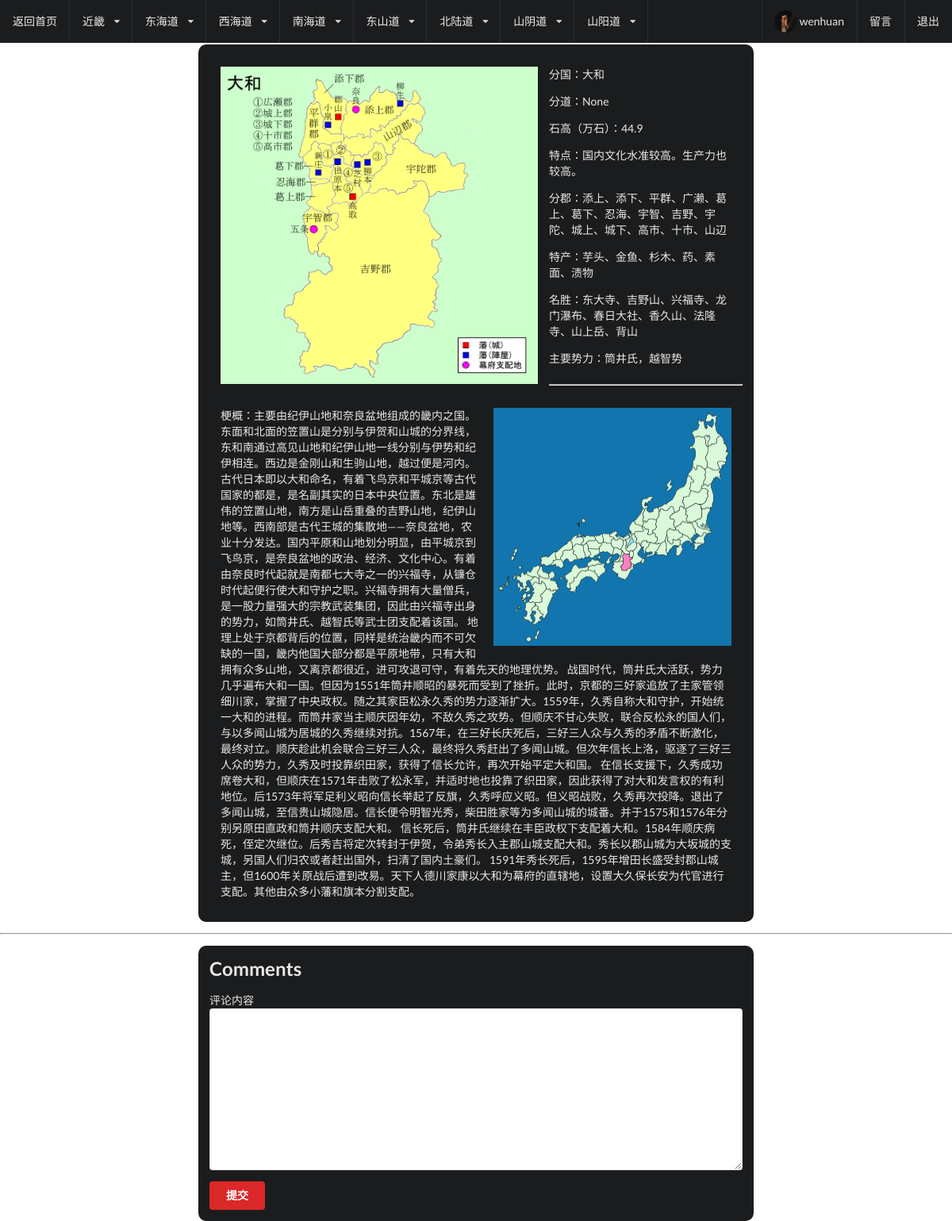
Screenshot of /domain/2 (signed in) with the database file from the repository.
### Sengokuapp/models.py (models this page shows, shortened)
class UserProfile(models.Model):
    belong_to = models.OneToOneField(to=User,related_name='profile')
    profile_image = models.ImageField(upload_to='User',null=True,blank=True)
    gender = models.CharField(null=True,blank=True,choices=(('male','male'),('female','female')),max_length=10)

class Domain(models.Model):
    name = models.CharField(null=True,blank=True,max_length=200)
    biography = models.TextField(null=True,blank=True)
    summary = models.TextField(null=True,blank=True)
    component = models.TextField(null=True,blank=True)
    product = models.TextField(null=True,blank=True)
    scenic = models.TextField(null=True,blank=True)
    family = models.TextField(null=True,blank=True)
    photo = models.ImageField('upload',upload_to='domain',null=True,blank=True)
    photo_add = models.ImageField('upload_add',upload_to='domain_add',null=True,blank=True)
    photo_add_b = models.ImageField('upload_add_b',upload_to='domain_add',null=True,blank=True)
    gender = models.CharField(null=True,blank=True,choices=CHOSE_DIR,max_length=200)
    salary = models.CharField(null=True,blank=True,max_length=200)
    belong_to = models.ForeignKey(to=Road,related_name='vassal',null=True,blank=True)

### Sengokuapp/views.py (the view, shortened to what this page needs)
# urls.py: url(r'^domain/(?P<domainid>\d+)', domain, name='domain'),
def domain(request,domainid):
    Context={}
    Domainjj = Domain.objects.filter(gender='jj')
    Context['Domainjj'] = Domainjj
    Domaindhd = Domain.objects.filter(gender='dhd')
    Context['Domaindhd'] = Domaindhd
    Domaindsd = Domain.objects.filter(gender='dsd')
    Context['Domaindsd'] = Domaindsd
    Domainxhd = Domain.objects.filter(gender='xhd')
    Context['Domainxhd'] = Domainxhd
    Domainnhd = Domain.objects.filter(gender='nhd')
    Context['Domainnhd'] = Domainnhd
    Domainbld = Domain.objects.filter(gender='bld')
    Context['Domainbld'] = Domainbld
    Domainsyd = Domain.objects.filter(gender='syd')
    Context['Domainsyd'] = Domainsyd
    Domainsyad = Domain.objects.filter(gender='syad')
    Context['Domainsyad'] = Domainsyad
    thedomain = Domain.objects.get(id=domainid)
    Context['thedomain'] = thedomain
    if request.method == 'GET':
        form = Commentform
    Context['form'] = form
    comment_list = Comment.objects.filter(belong_to=thedomain)
    best_comment = Comment.objects.filter(best_comment=True,belong_to=thedomain)
    if best_comment:
        Context['best_comment'] = best_comment[0]
    Context['comment_list'] = comment_list
    return render(request,'Domain.html',Context)

### Sengokuapp/templates/Domain.html (shortened to what this page needs)
<!DOCTYPE html>
{% load staticfiles %}
<html>
    <head>
        <link rel="stylesheet" href="../static/css/semantic.css" media="screen" title="no title" charset="utf-8">
    </head>
    <body>
        <div class="ui basic segment" style="padding:0;">
            <div class="ui inverted fixed menu">
                <div  class="ui simple item">
                    <a href="{% url 'index' %}">返回首页</a>
                </div>
                <div class="ui simple dropdown item">
                    <a href="?gender=jj">近畿</a>
                    <i class="dropdown icon"></i>
                </div>
                <div class="ui simple dropdown item">
                    <a href="?gender=dhd">东海道</a>
                    <i class="dropdown icon"></i>
                </div>
                <div class="ui simple dropdown item">
                    <a href="?gender=xhd">西海道</a>
                    <i class="dropdown icon"></i>
                </div>
                <div class="ui simple dropdown item">
                    <a href="?gender=nhd">南海道</a>
                    <i class="dropdown icon"></i>
                </div>
                <div class="ui simple dropdown item">
                    <a href="?gender=dsd">东山道</a>
                    <i class="dropdown icon"></i>
                </div>
                <div class="ui simple dropdown item">
                    <a href="?gender=bld">北陆道</a>
                    <i class="dropdown icon"></i>
                </div>
                <div class="ui simple dropdown item">
                    <a href="?gender=syd">山阴道</a>
                    <i class="dropdown icon"></i>
                </div>
                <div class="ui simple dropdown item">
                    <a href="?gender=syad">山阳道</a>
                    <i class="dropdown icon"></i>
                </div>
                <div class="right menu">
                    {% if request.user.is_authenticated %}
                        <a class="item" href="{% url 'user_info' %}"><img class="ui avatar image" src="/static/uploads/{{ request.user.profile.profile_image }}"><span>{{ request.user.username }}</span></a>
                        <a class="item" href="{% url 'message_f' %}">留言</a>
                        <a class="item" href="{% url 'logout' %}">退出</a>
                    {% else %}
                        <a class="item" href="{% url 'message_f' %}">留言</a>
                        <a class="item" href="{% url 'register' %}">注册</a>
                        <a class="item" href="{% url 'login_f' %}">登录</a>
                    {% endif %}
                </div>
            </div>
        </div>
        <div class="ui basic segment"></div>
        <div class="ui basic inverted segment container" style="width:700px;border-radius:10px;">
            <div class="ui basic inverted segment container" style="width:700px;height:400px;">
                <img class="ui left floated image" src="/static/uploads/{{ thedomain.photo_add }}" style="width:400px;height:400px;">
                <p>分国：{{thedomain.name}}</p>
                <p>分道：{{thedomain.belong_to}}</p>
                <p>石高（万石）：{{thedomain.salary}}</p>
                <p>特点：{{thedomain.summary}}</p>
                <p>分郡：{{thedomain.component}}</p>
                <p>特产：{{thedomain.product}}</p>
                <p>名胜：{{thedomain.scenic}}</p>
                <p>主要势力：{{thedomain.family}}</p>
            </div>
<hr>
            <div class="ui basic inverted segment container" style="width:700px;">
                <img class="ui right bottom aligned floated image" src="/static/uploads/{{ thedomain.photo }}" style="width:300px;height:300px;">
                <p>梗概：{{thedomain.biography}}</p>
            </div>
        </div>
        <hr>
        <div class="ui basic inverted segment container" style="width:700px;border-radius:10px;">
            <h2>Comments</h2>
            {% if request.user.is_authenticated %}
                <form class="ui error form" method="post">
                    {% if form.errors %}
                        <div class="ui error message">
                            {{ form.errors}}
                        </div>
                        {% for field in form %}
                            <div class="{{ field.errors|yesno:"error, " }} field">
                                {{ field.label }}
                                {{ field }}
                            </div>
                        {% endfor %}
                    {% else %}
                        {% for field in form  %}
                            <div class="field">
                                {{ field.label }}
                                {{ field }}
                            </div>
                        {% endfor %}
                    {% endif %}
                    <button type="submit" class="ui red button">提交</button>
                </form>
            {% endif %}
        </div>
    </body>
</html>

### rows the page displays
Domain: photo_add (picture), name "大和", belong_to "None", salary "44.9", summary "国内文化水准较高。生产力也较高。", component "添上、添下、平群、广濑、葛上、葛下、忍海、宇智、吉野、宇陀、城上、城下、高市、十市、山辺", product "芋头、金鱼、杉木、药、素面、渍物", scenic "东大寺、吉野山、兴福寺、龙门瀑布、春日大社、香久山、法隆寺、山上岳、背山", family "筒井氏，越智势", photo (picture), biography "主要由纪伊山地和奈良盆地组成的畿内之国。东面和北面的笠置山是分别与伊贺和山城的分界线，东和南通过高见山地和纪伊山地一线分别与伊势和纪伊相连。西边是金刚山和生驹山地，越过便是河内。古代日本即以大和命名，有着飞鸟京和平城京等古代国家的都是，是名副其实的日本中央位置。东北是雄伟的笠置山地，南方是山岳重叠的吉野山地，纪伊山地等。西南部是古代王城的集散地——奈良盆地，农业十分发达。国内平原和山地划分明显，由平城京到飞鸟京，是奈良盆地的政治、经济、文化中心。有着由奈良时代起就是南都七大寺之一的兴福寺，从镰仓时代起便行使大和守护之职。兴福寺拥有大量僧兵，是一股力量强大的宗教武装集团，因此由兴福寺出身的势力，如筒井氏、越智氏等武士团支配着该国。 地理上处于京都背后的位置，同样是统治畿内而不可欠缺的一国，畿内他国大部分都是平原地带，只有大和拥有众多山地，又离京都很近，进可攻退可守，有着先天的地理优势。 战国时代，筒井氏大活跃，势力几乎遍布大和一国。但因为1551年筒井顺昭的暴死而受到了挫折。此时，京都的三好家追放了主家管领细川家，掌握了中央政权。随之其家臣松永久秀的势力逐渐扩大。1559年，久秀自称大和守护，开始统一大和的进程。而筒井家当主顺庆因年幼，不敌久秀之攻势。但顺庆不甘心失败，联合反松永的国人们，与以多闻山城为居城的久秀继续对抗。1567年，在三好长庆死后，三好三人众与久秀的矛盾不断激化，最终对立。顺庆趁此机会联合三好三人众，最终将久秀赶出了多闻山城。但次年信长上洛，驱逐了三好三人众的势力，久秀及时投靠织田家，获得了信长允许，再次开始平定大和国。…"

### other values shown
{{ request.user.username }} "wenhuan"
{{ field.label }} "评论内容"
